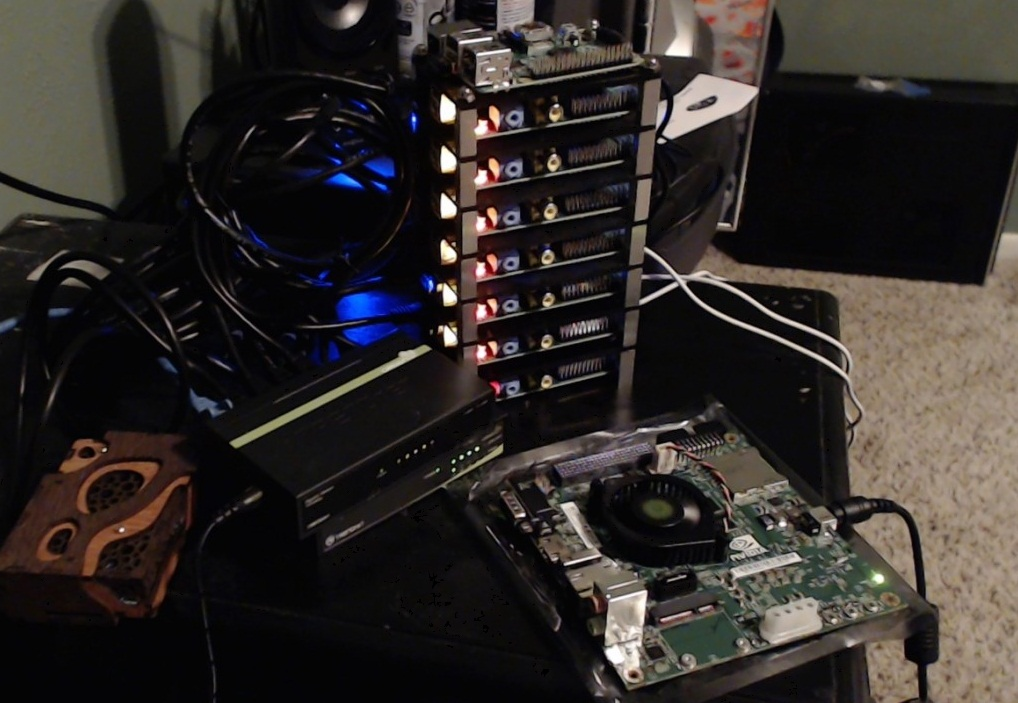
#> input picture machine_learning/opencv-template-matching-python-tutorial.jpg, 1018 x 703 px
$ python temp_match.py
#> lines starting #> are read from the running program, lines starting #| are printed output that depends on the picture; after the words box and inside, x2 and y2 are one past the last pixel; in counts of white or black regions, pixels touching at a corner belong together
import cv2
import numpy as np

img_bgr = cv2.imread("opencv-template-matching-python-tutorial.jpg")
#> img_bgr is the input picture: shape (703, 1018, 3); mean B, G, R 40.7, 43.2, 48.1
img_grey = cv2.cvtColor(img_bgr, cv2.COLOR_BGR2GRAY)
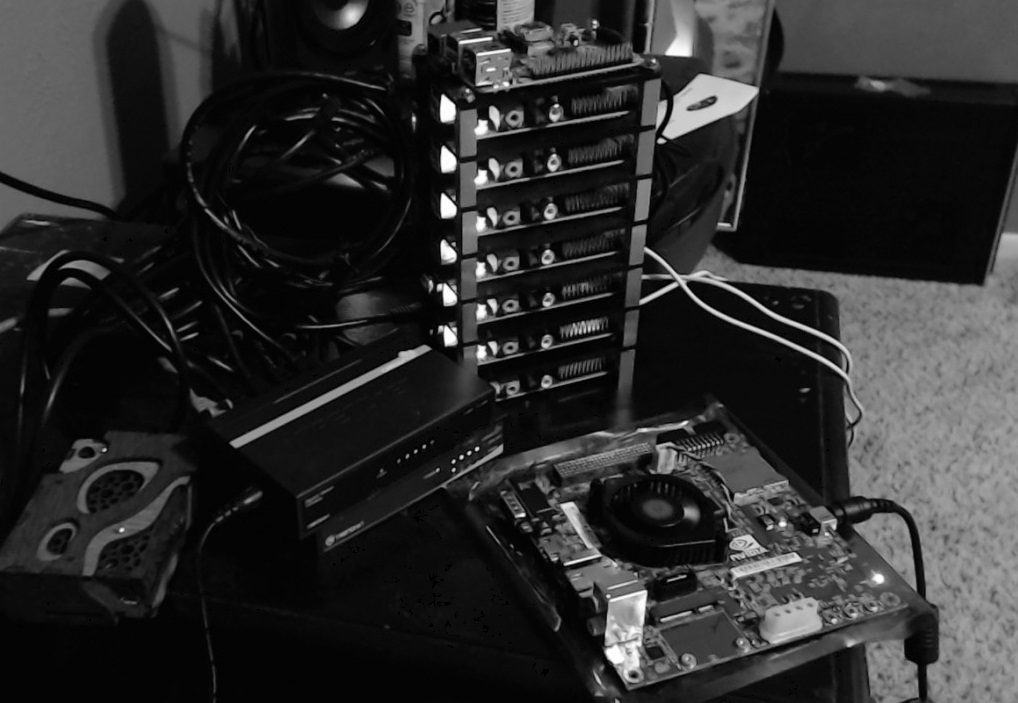
#> img_grey: shape (703, 1018); min 0, max 255, mean 44.4

template = cv2.imread("opencv-template-matching-python-tutorial.jpg", 0)
#> template: shape (703, 1018); min 0, max 255, mean 44.4
w, h = template.shape[::-1]
#> w = 1018; h = 703

res = cv2.matchTemplate(img_grey, template, cv2.TM_CCOEFF_NORMED)
#> res = [1]
threshold = 0.9
loc = np.where(res >= threshold)
#> loc = ([0], [0])
for pt in zip(*loc[::-1]):
    cv2.rectangle(img_bgr, pt, (pt[0] + w, pt[1] + h), (100, 255, 255), 2)
#> this loop made 1 pass
#> pt on pass 1: (0, 0)
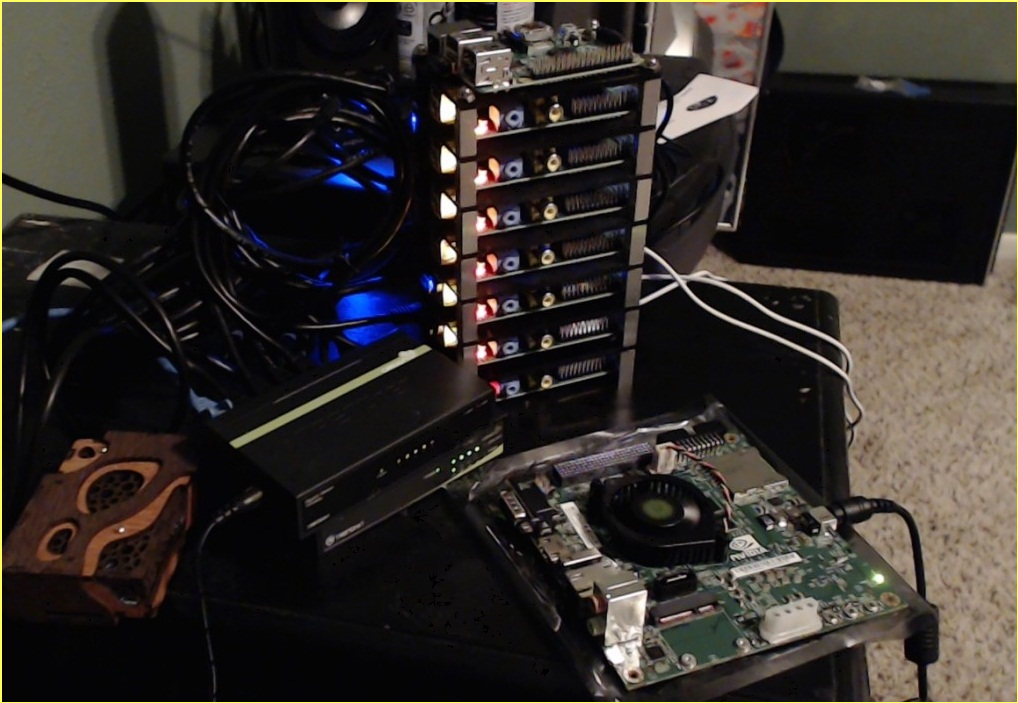
#> img_bgr: shape (703, 1018, 3); 0.72% of pixels changed, all inside (x1, y1, x2, y2) = (0, 0, 1018, 703)

cv2.imshow("detected", img_bgr)
cv2.waitKey(0)
cv2.destroyAllWindows()

$ run again, with machine_learning/bookpage.jpg copied over machine_learning/opencv-template-matching-python-tutorial.jpg
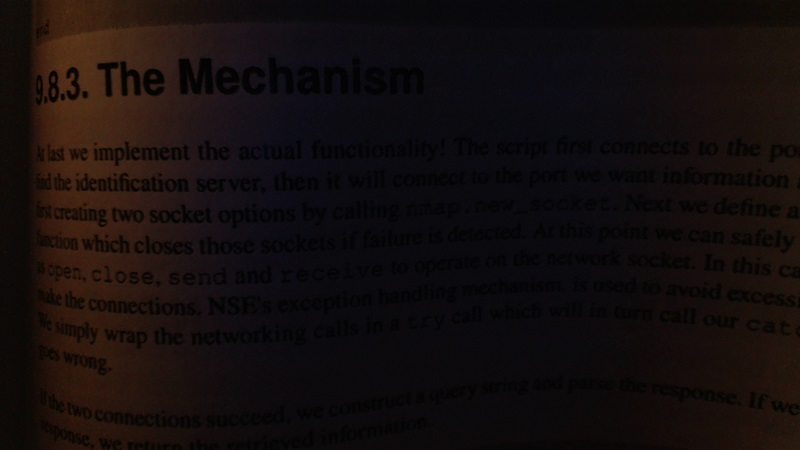
#> input picture machine_learning/bookpage.jpg, 800 x 450 px
#> img_bgr is the input picture: shape (450, 800, 3); mean B, G, R 13.4, 13.6, 20.3
#> `img_grey = cv2.cvtColor(img_bgr, cv2.COLOR_BGR2GRAY)`:
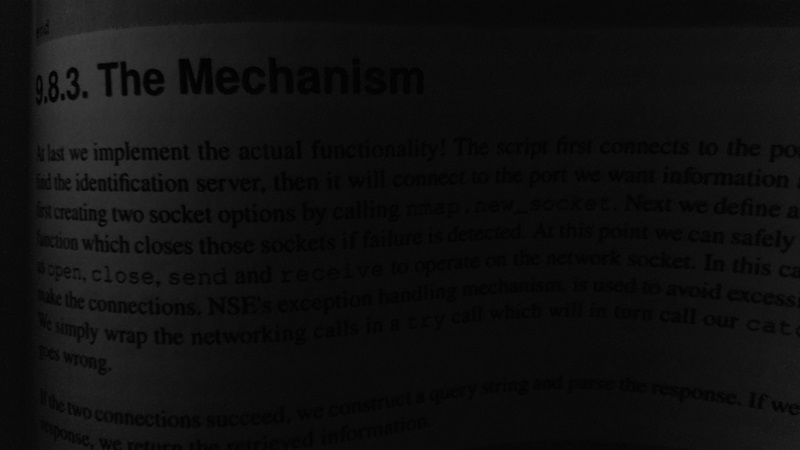
#> img_grey: shape (450, 800); min 0, max 64, mean 15.6
#> res = [1]
#> loc = ([0], [0])
#> the loop `for pt in zip(*loc[::-1]):` made 1 pass
#> pt on pass 1: (0, 0)
#> after the loop `for pt in zip(*loc[::-1]):`:
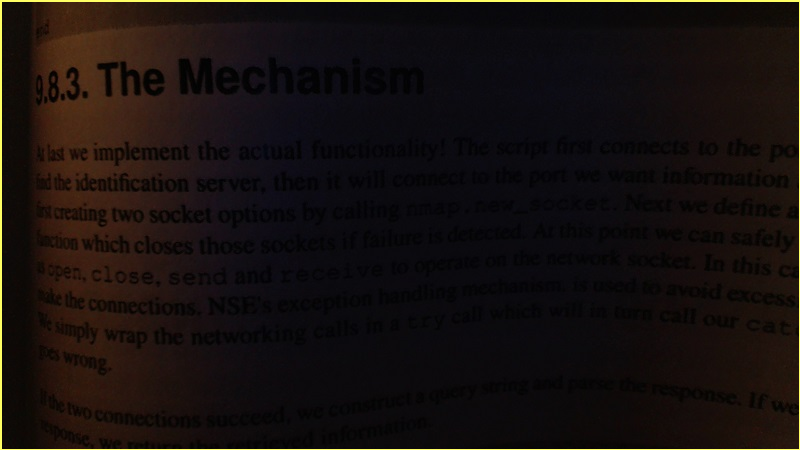
#> img_bgr: shape (450, 800, 3); 1.04% of pixels changed, all inside (x1, y1, x2, y2) = (0, 0, 800, 450)
